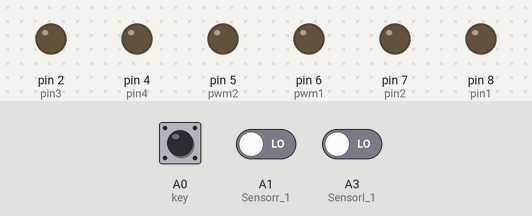
Recording of a sketch running on a simulated Arduino Uno, built with avr-gcc and run on an emulated ATmega328P. Parts: output pins drawn as LEDs (lit = HIGH). Inputs (shaded band) come from the test bench; at power-on: A0 (key) HIGH, A3 (Sensorl_1) LOW, A1 (Sensorr_1) LOW.

Above: at 1.2 s.
1.3 s: A0 (key) pulled LOW for 0.15 s
At 2.0 s:
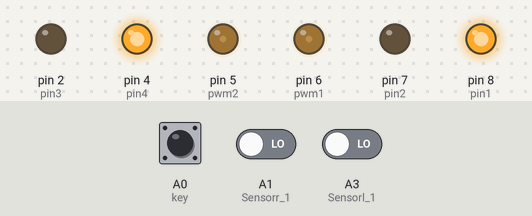
2.9 s: A3 (Sensorl_1) driven HIGH
At 3.8 s:
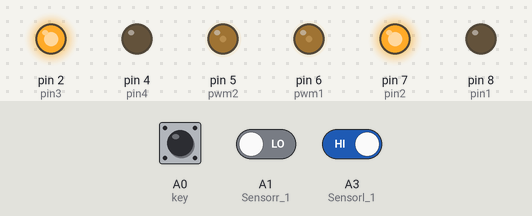
4.4 s: A1 (Sensorr_1) driven HIGH
At 4.9 s:
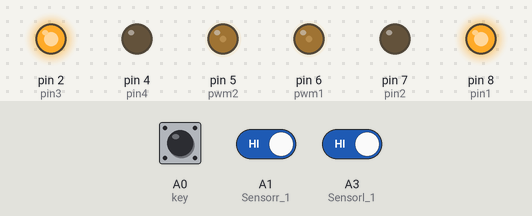
5.9 s: A1 (Sensorr_1) driven LOW
At 7.1 s:
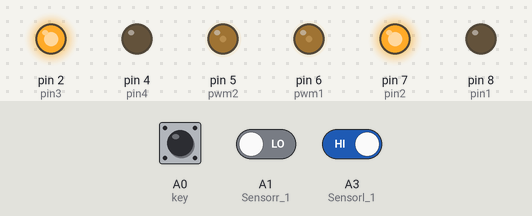
7.4 s: A3 (Sensorl_1) driven LOW
At 8.4 s:
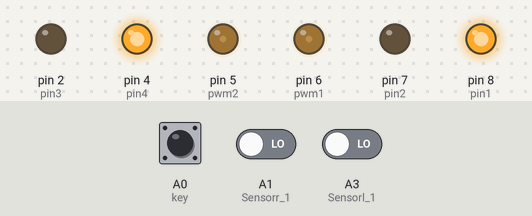
Timing chart, 0 to 9.9 s (numbered marks = the images above; inputs shaded):
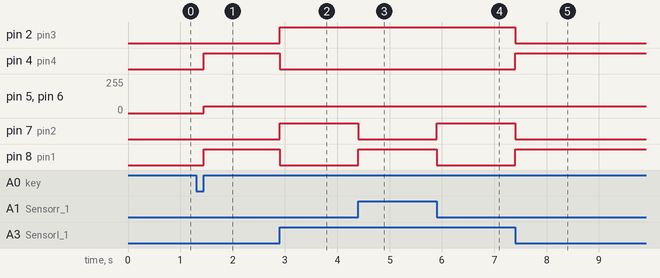

The sketch:

a.ino
```cpp
int pin1 = 8;
int pin2 = 7;
int pwm1 = 6;
int pin3 = 2;
int pin4 = 4;
int pwm2 = 5;
int key =A0;

int Sensorl_1 = A3;//红外
int Sensorr_1 = A1;

void setup() {
  // put your setup code here, to run once:
   pinMode(pin1,OUTPUT);
  pinMode(pin2,OUTPUT);
  pinMode(pwm1,OUTPUT);
  pinMode(pin3,OUTPUT);
  pinMode(pin4,OUTPUT);
  pinMode(pwm2,OUTPUT);
  pinMode(key,INPUT);
  pinMode(A1,INPUT);
  pinMode(A2,INPUT);
  pinMode(A3,INPUT);
  pinMode(A4,INPUT);
  pinMode(Sensorl_1,INPUT);
  pinMode(Sensorr_1,INPUT);
  digitalWrite(key, HIGH);
  Serial.begin(9600);
}
void key_scan()
{
  while (digitalRead(key));       //当按键没有被按下一直循环
  while (!digitalRead(key))       //当按键被按下时
  {
    delay(10);                    //延时10ms
    if (digitalRead(key)  ==  LOW)//第二次判断按键是否被按下
    {
      delay(100);
      while (!digitalRead(key));  //判断按键是否被松开
    }
  }
}
void stop(){
  digitalWrite(pin1,LOW);
  digitalWrite(pin2,LOW);
  digitalWrite(pin3,LOW);
  digitalWrite(pin4,LOW);
  analogWrite(pwm1,0);
  analogWrite(pwm2,0);
  //delay(time*100);
}
void go_ahead(int speed=50){
  digitalWrite(pin1,HIGH);
  digitalWrite(pin2,LOW);
  digitalWrite(pin3,HIGH);
  digitalWrite(pin4,LOW);
  analogWrite(pwm1,speed);
  analogWrite(pwm2,speed);
  //delay(time*100);
}
void back(int speed=50){
  digitalWrite(pin1,LOW);
  digitalWrite(pin2,HIGH);
  digitalWrite(pin3,LOW);
  digitalWrite(pin4,HIGH);
  analogWrite(pwm1,speed);
  analogWrite(pwm2,speed);
  //delay(time*100);
 }
void turnl(int speed=50){
  digitalWrite(pin1,LOW);
  digitalWrite(pin2,LOW);
  digitalWrite(pin3,HIGH);
  digitalWrite(pin4,LOW);
  analogWrite(pwm1,speed);
  //analogWrite(pwm2,0);
  //delay(time*100);
}
void turnr(int speed=50){
  digitalWrite(pin1,HIGH);
  digitalWrite(pin2,LOW);
  digitalWrite(pin3,LOW);
  digitalWrite(pin4,LOW);
  //analogWrite(pwm1,0);
  analogWrite(pwm2,speed);
  //delay(time*100);
}

void ydturnl(int speed=50){
  digitalWrite(pin1,LOW);
  digitalWrite(pin2,HIGH);
  digitalWrite(pin3,HIGH);
  digitalWrite(pin4,LOW);
  analogWrite(pwm1,speed);
  analogWrite(pwm2,speed);
  //delay(time*100);
}
void ydturnr(int speed=50){
  digitalWrite(pin1,HIGH);
  digitalWrite(pin2,LOW);
  digitalWrite(pin3,LOW);
  digitalWrite(pin4,HIGH);
  analogWrite(pwm1,speed);
  analogWrite(pwm2,speed);
  //delay(time*100);
}
void bizhang(){
  int SM_1 = digitalRead(A3);
  int SM_2 = digitalRead(A1);
       if (SM_1 == LOW && SM_2==LOW ){
        delay(1);
        ydturnr();
       }
       else {
        if (SM_1==HIGH &&SM_2==HIGH)
       {
        delay(1);
        go_ahead();

       }
         else if ( (SM_1 == HIGH) && SM_2 == LOW)
        {
          delay(1);
          ydturnl();
        }
         else if ((SM_1 == LOW) && SM_2 == HIGH)
        {
          delay(1);
          ydturnr();
        }
         else
        {
          stop();
        }}}

void loop() {
  // put your main code here, to run repeatedly:
      key_scan();
      while(1){
        bizhang();
      }
}
```

Measured:
- after the input at 1.3 s, pin 4 (pin4), pin 8 (pin1): LOW → HIGH after 0.15 s; pin 5 (pwm2), pin 6 (pwm1): 0/255 → 50/255 after 0.15 s
- after the input at 2.9 s, pin 2 (pin3), pin 7 (pin2): LOW → HIGH at once; pin 4 (pin4), pin 8 (pin1): HIGH → LOW at once
- after the input at 4.4 s, pin 7 (pin2): HIGH → LOW at once; pin 8 (pin1): LOW → HIGH at once
- after the input at 5.9 s, pin 7 (pin2): LOW → HIGH at once; pin 8 (pin1): HIGH → LOW at once
- after the input at 7.4 s, pin 2 (pin3), pin 7 (pin2): HIGH → LOW at once; pin 4 (pin4), pin 8 (pin1): LOW → HIGH at once
